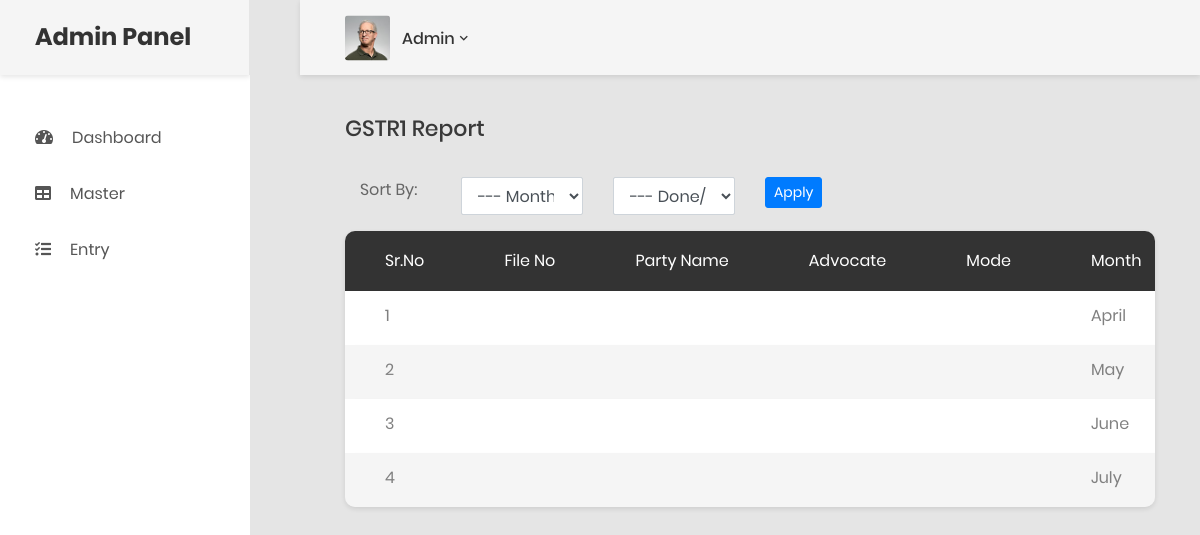
Screenshot of /report_gstr1_entry.php (signed in) with the database file from the repository.
### tables this page shows
CREATE TABLE `entry_gst` (
  `entry_gst_id` int(10) NOT NULL,
  `cust_id` int(10) NOT NULL,
  `fy_id` int(5) NOT NULL,
  `month` varchar(15) NOT NULL,
  `gst3b` date NOT NULL,
  `gstr1` date NOT NULL,
  `cmp8` date NOT NULL
);

### report_gstr1_entry.php (the view, shortened to what this page needs)
<?php include_once("header_admin.php"); ?>
<?php
	require("dbconn.php");
	$sql = "SELECT * FROM entry_gst";
?>
            <div class="main-content">
                <div class="section__content section__content--p30">
                    <div class="container-fluid">
                        <div class="row">
                            <div class="col-md-12">
                                <h3 class="title-5 m-b-35">GSTR1 Report</h3>
								<div>
                                    <div class="col col-md-9">
                                        <form method="post">
											<div class="row form-group">
                                                <div class="col col-md-2" >
                                                    <label for="select" class=" form-control-label">Sort By: </label>
                                                </div>
                                                <div class="col-12 col-md-3">
                                                    <select name="month" id="select" class="form-control">
														<option value="">--- Month ---</option>
                                                    </select>
                                                </div>
												<div class="col-12 col-md-3">
                                                    <select name="status" id="select" class="form-control">
														<option value="">--- Done/Pending ---</option>
                                                    </select>
                                                </div>
												<div class="col col-md-3">
													<button type="Submit" name="btn_sort" class="btn btn-primary btn-sm">
													Apply
													</button>
												</div>
                                            </div>
										</form>
                                    </div>
                                </div>
                                <div class="table-responsive table--no-card m-b-30">
                                    <table class="table table-borderless table-striped table-earning">
                                        <thead>
                                            <tr>
                                                <th>Sr.No</th>
												<th>File No</th>
												<th>Party Name</th>
												<th>Advocate</th>
												<th>Mode</th>
												<th>Month</th>
                                            </tr>
                                        </thead>
										<tbody>
										<?php
											$i=1;
											$cust_name="";
											$file_no="";
											$advocate="";
											$mode="";
											if($result=mysqli_query($conn,$sql)){
												if(mysqli_num_rows($result)>0){
													while($row= mysqli_fetch_array($result)){
															echo "<tr class='tr-shadow'>";
																$cust_id=$row['cust_id'];
																$sql2="SELECT * FROM customer_ WHERE cust_id='$cust_id'";
																if($result2=mysqli_query($conn,$sql2)){
																	if(mysqli_num_rows($result2)>0){
																		while($row2= mysqli_fetch_array($result2)){
																			$cust_name=$row2['customer_name'];
																			$file_no=$row2['file_number'];
																			$advocate=$row2['adv_name'];
																			$mode=$row2['gst_mode'];
																		}
																	}
																}
																echo "<td>".$i++."</td>";
																echo "<td>".$file_no."</td>";
																echo "<td>".$cust_name."</td>";
																echo "<td>".$advocate."</td>";
																echo "<td>".$mode."</td>";
																echo "<td>".$row['month']."</td>";
															echo "</tr>";
													}
												}
											}
										?>
                                        </tbody>
                                    </table>
                                </div>
                            </div>
<?php include("footer_admin.php"); ?>

### rows the page displays
entry_gst: month "April"
entry_gst: month "May"
entry_gst: month "June"
entry_gst: month "July"

### other values shown
$username "Admin"
